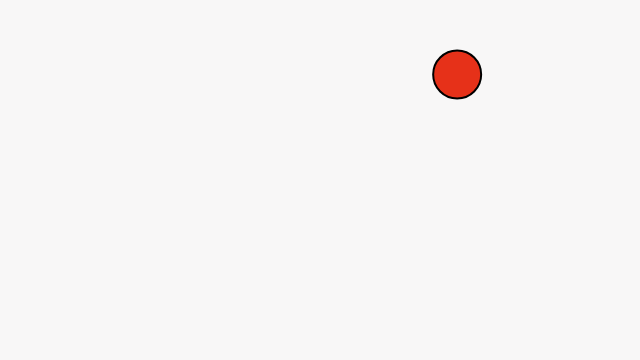
Frame 1 (no input)
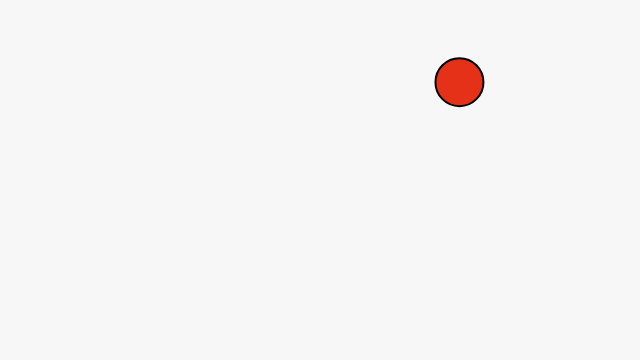
Frame 60 (no input)
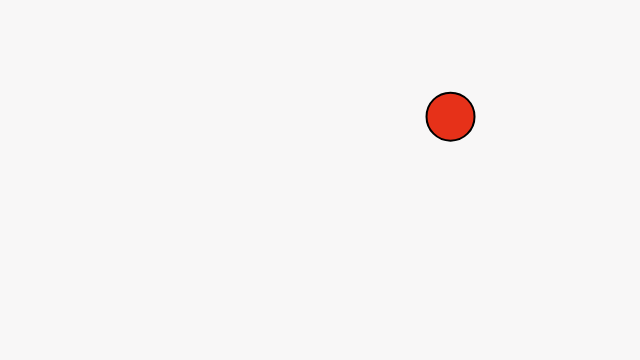
Frame 120 (the mouse pressed at the canvas centre since frame 60)

The p5.js sketch that drew these frames (run headless with seeded random() and noise() and a simulated clock; from frame 60 on, the mouse is pressed at the canvas centre):

// p5.js sketch
// ── sketch.js
let mover;

function setup() {
  createCanvas(640, 360);
  colorMode(HSL);
  mover = new Mover(24);
}

function draw() {
  background(52, 2, 97);

  mover.update();
  mover.checkEdges();
  mover.display();
}

// ── mover.js
class Mover {
  constructor(rad) {
    this.r = rad;
    this.tOffX = 0;
    this.tOffY = 1000;
    this.nD = 0.01;
    this.accRange = 0.015;
    this.position = createVector(random(width), random(height));
    this.velocity = createVector(0, 0);
    this.acceleration = createVector(0, 0);
  }

  update() {
    this.acceleration = this.noiseForStep();
    this.velocity.add(this.acceleration);
    this.velocity.limit(20);
    this.position.add(this.velocity);
  }

  display() {
    stroke(0);
    strokeWeight(2);
    fill(7, 80, 50);

    ellipse(this.position.x, this.position.y, this.r * 2, this.r * 2);
    this.addDoubleAcross();
  }

  noiseForStep() {
    this.tOffX += this.nD;
    this.tOffY += this.nD;
    const accX = map(noise(this.tOffX), 0, 1, -this.accRange, this.accRange);
    const accY = map(noise(this.tOffY), 0, 1, -this.accRange, this.accRange);
    return createVector(accX, accY);
  }

  addDoubleAcross() {
    if (this.position.y + this.r > height) {
      ellipse(
        this.position.x,
        this.position.y - height,
        this.r * 2,
        this.r * 2
      );
    }
    if (this.position.y - this.r < 0) {
      ellipse(
        this.position.x,
        height + this.position.y,
        this.r * 2,
        this.r * 2
      );
    }
    if (this.position.x + this.r > width) {
      ellipse(this.position.x - width, this.position.y, this.r * 2, this.r * 2);
    }
    if (this.position.x - this.r < 0) {
      ellipse(width + this.position.x, this.position.y, this.r * 2, this.r * 2);
    }
  }

  checkEdges() {
    if (this.position.x > width) {
      this.position.x = 0;
    } else if (this.position.x < 0) {
      this.position.x = width;
    }

    if (this.position.y > height) {
      this.position.y = 0;
    } else if (this.position.y < 0) {
      this.position.y = height;
    }
  }
}
